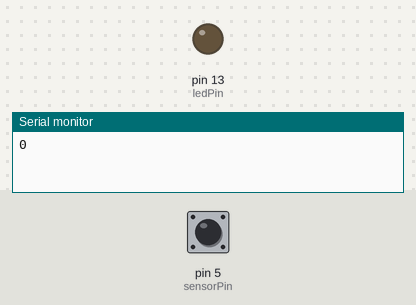
This sketch was run on a simulated Arduino Uno, built with avr-gcc and run on an emulated ATmega328P. Parts: output pins drawn as LEDs (lit = HIGH), the last lines printed to the serial monitor. The inputs (shaded band) are chosen by the test bench; at power-on: pin 5 (sensorPin) LOW.

Above: at 1.2 s.
1.3 s: pin 5 (sensorPin) pulsed HIGH 2 times (0.12 s each, 0.3 s apart)
At 2.7 s:
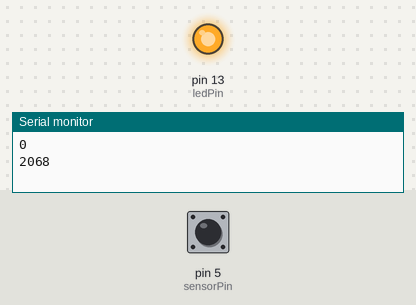
Timing chart, 0 to 23.6 s (numbered marks = the images above; inputs shaded):
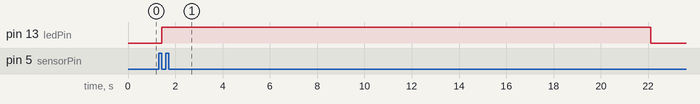

Measured:
- after the input at 1.3 s, pin 13 (ledPin): LOW → HIGH after 0.12 s, → LOW 20.7 s later

The sketch:

ch06_ez1.ino
```cpp
/*
 * EZ1Rangefinder Distance Sensor
 * prints distance and changes LED flash rate
 * depending on distance from the sensor
 */

const int sensorPin = 5;
const int ledPin    = LED_BUILTIN;

void setup()
{
  Serial.begin(9600);
  pinMode(ledPin, OUTPUT);
}

void loop()
{
  long value = pulseIn(sensorPin, HIGH) ;
  int cm = value / 58;        // pulse width is 58 microseconds per cm
  Serial.println(cm);

  digitalWrite(ledPin, HIGH);
  delay(cm * 10 ); // each centimeter adds 10 milliseconds delay
  digitalWrite(ledPin, LOW);
  delay( cm * 10);

  delay(20);
}
```
